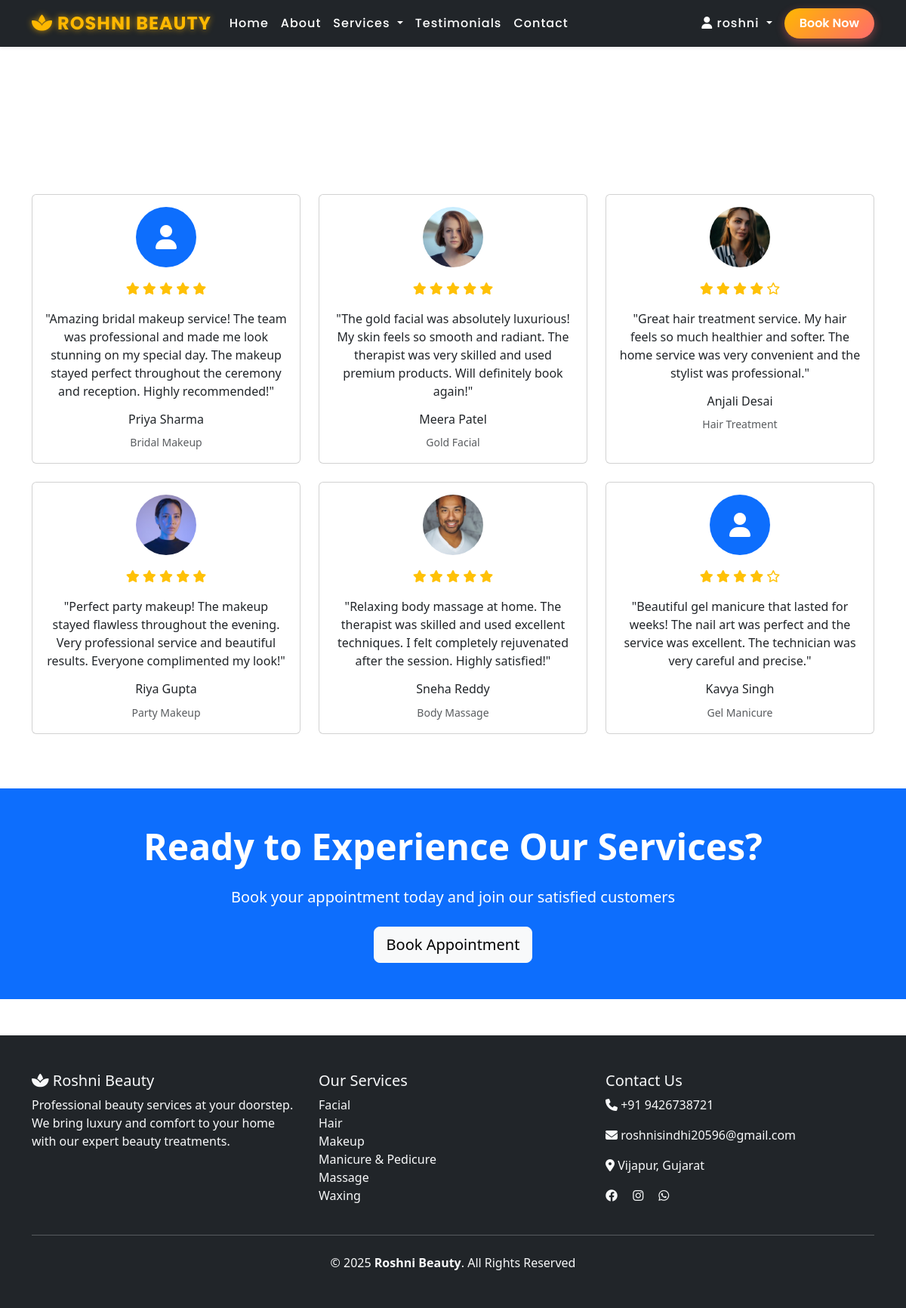
Page /testimonials/ (signed in) on the committed database.
### beauty_parlor/models.py (models this page shows, shortened)
class Testimonial(models.Model):
    name = models.CharField(max_length=100)
    service = models.CharField(max_length=100)
    rating = models.IntegerField(choices=[(i, i) for i in range(1, 6)])
    comment = models.TextField()
    image = models.ImageField(upload_to='testimonials/', blank=True, null=True)
    created_at = models.DateTimeField(auto_now_add=True)

### beauty_parlor/views.py (the view)
# urls.py: path('testimonials/', views.testimonials, name='testimonials'),
def testimonials(request):
    testimonials = Testimonial.objects.all()
    context = {
        'testimonials': testimonials,
    }
    return render(request, 'beauty_parlor/testimonials.html', context)

### templates/beauty_parlor/testimonials.html (shortened to what this page needs)
   {% extends 'base.html' %}
{% block content %}
<section class="hero-section-small">
  <div class="container">
    <div class="row align-items-center min-vh-50">
      <div class="col-lg-12 text-center">
        <h1 class="display-4 fw-bold text-white mb-4">Client Testimonials</h1>
        <p class="lead text-white">What our satisfied customers say about us</p>
      </div>
    </div>
  </div>
</section>
<section class="py-5">
  <div class="container">
    <div class="row">
      {% for testimonial in testimonials %}
        <div class="col-lg-4 col-md-6 mb-4">
          <div class="card h-100 testimonial-card">
            {% if testimonial.image %}
              <div class="text-center pt-3">
                <img src="{{ testimonial.image.url }}"
                     class="rounded-circle"
                     alt="{{ testimonial.name }}"
                     style="width: 80px; height: 80px; object-fit: cover" />
              </div>
            {% else %}
              <div class="text-center pt-3">
                <div class="rounded-circle bg-primary d-inline-flex align-items-center justify-content-center"
                     style="width: 80px; height: 80px">
                  <i class="fas fa-user text-white fa-2x"></i>
                </div>
              </div>
            {% endif %}
            <div class="card-body text-center">
              <div class="mb-3">
                {% for i in "12345" %}
                  {% if forloop.counter <= testimonial.rating %}
                    <i class="fas fa-star text-warning"></i>
                  {% else %}
                    <i class="far fa-star text-warning"></i>
                  {% endif %}
                {% endfor %}
              </div>
              <p class="card-text">"{{ testimonial.comment }}"</p>
              <h6 class="card-title">{{ testimonial.name }}</h6>
              <small class="text-muted">{{ testimonial.service }}</small>
            </div>
          </div>
        </div>
      {% empty %}
        <div class="col-12 text-center">
          <h3>No testimonials available yet.</h3>
          <p>Be the first to share your experience with us!</p>
        </div>
      {% endfor %}
    </div>
  </div>
</section>
<section class="py-5 bg-primary text-white">
  <div class="container text-center">
    <h2 class="display-5 fw-bold mb-4">Ready to Experience Our Services?</h2>
    <p class="lead mb-4">
      Book your appointment today and join our satisfied customers
    </p>
    <a href="{% url 'booking' %}" class="btn btn-light btn-lg">Book Appointment</a>
  </div>
</section>
{% endblock %}

### templates/base.html (shortened to what this page needs)
<!DOCTYPE html>
<html lang="en">
<head>
    {% load static %}
    <link href="https://cdn.jsdelivr.net/npm/bootstrap@5.3.0/dist/css/bootstrap.min.css" rel="stylesheet">
    <link rel="stylesheet" href="https://cdnjs.cloudflare.com/ajax/libs/font-awesome/6.4.0/css/all.min.css">
    <link rel="stylesheet" href="{% static 'css/style.css' %}">
</head>
<body>
    <nav class="navbar navbar-expand-lg navbar-dark bg-dark fixed-top shadow-sm">
        <div class="container">
            <a class="navbar-brand fw-bold" href="{% url 'home' %}">
                <i class="fas fa-spa"></i> Roshni Beauty
            </a>
            <div class="collapse navbar-collapse" id="navbarNav">
                <ul class="navbar-nav me-auto mb-2 mb-lg-0">
                    <li class="nav-item"><a class="nav-link" href="{% url 'home' %}">Home</a></li>
                    <li class="nav-item"><a class="nav-link" href="{% url 'about' %}">About</a></li>
                    <li class="nav-item dropdown">
                        <a class="nav-link dropdown-toggle" href="#" id="servicesDropdown" role="button"
                           data-bs-toggle="dropdown" aria-expanded="false">
                           Services
                        </a>
                    </li>
                    <li class="nav-item"><a class="nav-link" href="{% url 'testimonials' %}">Testimonials</a></li>
                    <li class="nav-item"><a class="nav-link" href="{% url 'contact' %}">Contact</a></li>
                </ul>
                <ul class="navbar-nav">
                    {% if user.is_authenticated %}
                        <li class="nav-item dropdown">
                            <a class="nav-link dropdown-toggle" href="#" id="userDropdown" role="button"
                               data-bs-toggle="dropdown" aria-expanded="false">
                                <i class="fas fa-user"></i> {{ user.first_name|default:user.username }}
                            </a>
                        </li>
                        <li class="nav-item"><a class="btn btn-primary ms-2" href="{% url 'booking' %}">Book Now</a></li>
                    {% else %}
                        <li class="nav-item"><a class="nav-link" href="{% url 'login' %}"><i class="fas fa-sign-in-alt"></i> Login</a></li>
                        <li class="nav-item"><a class="nav-link" href="{% url 'register' %}"><i class="fas fa-user-plus"></i> Register</a></li>
                    {% endif %}
                </ul>
            </div>
        </div>
    </nav>
    <main class="pt-5 mt-4">
        {% block content %}{% endblock %}
    </main>
    <footer class="bg-dark text-light py-5 mt-5">
        <div class="container">
            <div class="row">
                <div class="col-md-4">
                    <h5><i class="fas fa-spa"></i> Roshni Beauty</h5>
                    <p>Professional beauty services at your doorstep. We bring luxury and comfort to your home with our expert beauty treatments.</p>
                </div>
                <div class="col-md-4">
                    <h5>Our Services</h5>
                    <ul class="list-unstyled">
                        <li><a href="{% url 'services' %}?category=facial" class="text-light text-decoration-none">Facial</a></li>
                        <li><a href="{% url 'services' %}?category=hair" class="text-light text-decoration-none">Hair</a></li>
                        <li><a href="{% url 'services' %}?category=makeup" class="text-light text-decoration-none">Makeup</a></li>
                        <li><a href="{% url 'services' %}?category=manicure" class="text-light text-decoration-none">Manicure & Pedicure</a></li>
                        <li><a href="{% url 'services' %}?category=massage" class="text-light text-decoration-none">Massage</a></li>
                        <li><a href="{% url 'services' %}?category=waxing" class="text-light text-decoration-none">Waxing</a></li>
                    </ul>
                </div>
                <div class="col-md-4">
                    <h5>Contact Us</h5>
                    <p><i class="fas fa-phone"></i> +91 9426738721</p>
                    <p><i class="fas fa-envelope"></i> roshnisindhi20596@gmail.com</p>
                    <p><i class="fas fa-map-marker-alt"></i> Vijapur, Gujarat</p>
                    <div class="social-links">
                        <a href="#" class="text-light me-3"><i class="fab fa-facebook"></i></a>
                        <a href="#" class="text-light me-3"><i class="fab fa-instagram"></i></a>
                        <a href="#" class="text-light me-3"><i class="fab fa-whatsapp"></i></a>
                    </div>
                </div>
            </div>
            <hr class="my-4">
            <div class="text-center">
                <p class="mb-0">&copy; 2025 <strong>Roshni Beauty</strong>. All Rights Reserved</p>
            </div>
        </div>
    </footer>
</body>
</html>

### static/css/style.css (style rules this page uses)
:root { --primary: #6a11cb; --secondary: #ff4f8b; --accent: #ff6b35; --lavender: #b86fff; --rose: #ff9dc3; --aqua: #00d2ff; --white: #ffffff; --black: #0a0a0a; --gray-200: #eeeeee; --shadow-sm: 0 2px 6px rgba(0,0,0,0.2); --shadow-md: 0 6px 16px rgba(0,0,0,0.25); --shadow-lg: 0 10px 25px rgba(0,0,0,0.3); --radius-pill: 999px; --radius-lg: 16px; --spacing-sm: 0.5rem; --spacing-md: 1rem; --spacing-lg: 1.5rem; --spacing-xl: 3rem; --transition-base: all 0.3s ease; --transition-bounce: all 0.3s cubic-bezier(0.34, 1.56, 0.64, 1); --transition-slow: all 0.6s ease; --gradient-6: linear-gradient(135deg, var(--primary), var(--secondary), var(--accent), var(--lavender), var(--rose), var(--aqua) ); --gradient-secondary: linear-gradient(135deg, var(--secondary), var(--lavender)); --glass-bg: rgba(255,255,255,0.15); --glass-border: rgba(255,255,255,0.3); --font-heading: "Poppins", sans-serif; --font-body: "Open Sans", sans-serif; }
.navbar { background: rgba(23, 20, 29, 0.9); backdrop-filter: blur(10px); -webkit-backdrop-filter: blur(10px); box-shadow: 0 4px 20px rgba(0, 0, 0, 0.4); transition: all 0.4s ease; font-family: 'Poppins', sans-serif; }
.navbar .navbar-brand { font-size: 1.5rem; font-weight: 700; letter-spacing: 1px; text-transform: uppercase; color: #ffb800 !important; text-shadow: 0 0 8px rgba(255, 184, 0, 0.7); transition: 0.3s ease; }
.navbar .nav-link { color: #fff !important; font-weight: 500; letter-spacing: 1px; padding: 8px 15px; border-radius: 6px; transition: all 0.3s ease; }
.navbar .btn-primary { background: linear-gradient(135deg, #ffb800, #ff6b6b); border: none; border-radius: 25px; padding: 8px 20px; font-weight: 600; transition: all 0.3s ease; box-shadow: 0 4px 12px rgba(255, 107, 107, 0.4); }

### rows in the picture
Testimonial: rating 5 (drawn), comment "Amazing bridal makeup service! The team was professional and made me look stunning on my special day. The makeup stayed perfect throughout the ceremony and reception. Highly recommended!", name "Priya Sharma", service "Bridal Makeup"
Testimonial: image (picture), rating 5 (drawn), comment "The gold facial was absolutely luxurious! My skin feels so smooth and radiant. The therapist was very skilled and used premium products. Will definitely book again!", name "Meera Patel", service "Gold Facial"
Testimonial: image (picture), rating 4 (drawn), comment "Great hair treatment service. My hair feels so much healthier and softer. The home service was very convenient and the stylist was professional.", name "Anjali Desai", service "Hair Treatment"
Testimonial: image (picture), rating 5 (drawn), comment "Perfect party makeup! The makeup stayed flawless throughout the evening. Very professional service and beautiful results. Everyone complimented my look!", name "Riya Gupta", service "Party Makeup"
Testimonial: image (picture), rating 5 (drawn), comment "Relaxing body massage at home. The therapist was skilled and used excellent techniques. I felt completely rejuvenated after the session. Highly satisfied!", name "Sneha Reddy", service "Body Massage"
Testimonial: rating 4 (drawn), comment "Beautiful gel manicure that lasted for weeks! The nail art was perfect and the service was excellent. The technician was very careful and precise.", name "Kavya Singh", service "Gel Manicure"

### other values in the picture
{{ user.first_name|default:user.username }} "roshni"
